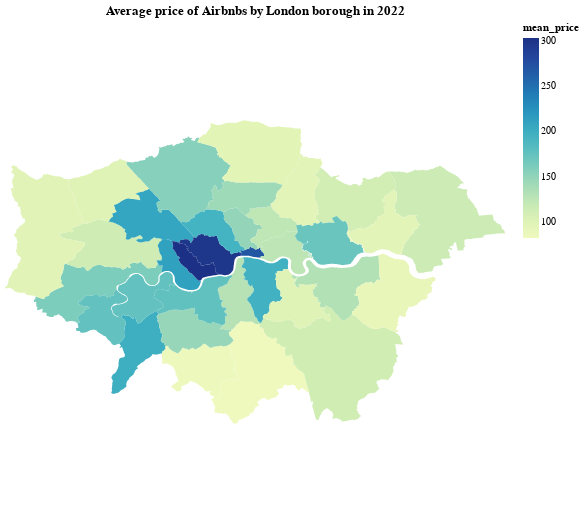

The cell this chart's notebook holds for it:
### Code cell
average_price = gen_map_chart(merge, 'mean_price', 'Average price of Airbnbs by London borough in 2022')
average_price

### Figure 1 — Vega-Lite specification as saved in the notebook (floating-point values rounded to 4 significant figures; data arrays with more than 128 entries replaced by an {"elided": "..."} marker saying what was removed)
{"config": {"view": {"continuousWidth": 400, "continuousHeight": 300}}, "data": {"name": "data-1c9864fce4b665a1ac89a1449727f598"}, "mark": "geoshape", "encoding": {"color": {"field": "mean_price", "type": "quantitative"}, "tooltip": [{"field": "neighbourhood", "type": "nominal"}, {"field": "mean_price", "type": "quantitative"}]}, "height": 500, "title": "Average price of Airbnbs by London borough in 2022", "width": 500, "$schema": "https://vega.github.io/schema/vega-lite/v4.17.0.json", "datasets": {"data-1c9864fce4b665a1ac89a1449727f598": [{"neighbourhood": "Kingston upon Thames", "mean_price": 198.7, "number": 609, "type": "Feature", "geometry": {"type": "MultiPolygon", "coordinates": {"elided": "1x1x1271x2 float values"}}}, {"neighbourhood": "Croydon", "mean_price": 82.56, "number": 1066, "type": "Feature", "geometry": {"type": "MultiPolygon", "coordinates": {"elided": "1x1x1935x2 float values"}}}, {"neighbourhood": "Bromley", "mean_price": 112.7, "number": 594, "type": "Feature", "geometry": {"type": "MultiPolygon", "coordinates": {"elided": "1x1x3593x2 float values"}}}, {"neighbourhood": "Hounslow", "mean_price": 160.2, "number": 1078, "type": "Feature", "geometry": {"type": "MultiPolygon", "coordinates": {"elided": "1x1x2187x2 float values"}}}, {"neighbourhood": "Ealing", "mean_price": 114.1, "number": 1553, "type": "Feature", "geometry": {"type": "MultiPolygon", "coordinates": {"elided": "1x1x1561x2 float values"}}}, {"neighbourhood": "Havering", "mean_price": 115.2, "number": 329, "type": "Feature", "geometry": {"type": "MultiPolygon", "coordinates": {"elided": "1x1x2742x2 float values"}}}, {"neighbourhood": "Hillingdon", "mean_price": 98.27, "number": 714, "type": "Feature", "geometry": {"type": "MultiPolygon", "coordinates": {"elided": "1x1x3497x2 float values"}}}, {"neighbourhood": "Harrow", "mean_price": 99.7, "number": 444, "type": "Feature", "geometry": {"type": "MultiPolygon", "coordinates": {"elided": "1x1x885x2 float values"}}}, {"neighbourhood": "Brent", "mean_price": 206.4, "number": 2068, "type": "Feature", "geometry": {"type": "MultiPolygon", "coordinates": {"elided": "1x1x1338x2 float values"}}}, {"neighbourhood": "Barnet", "mean_price": 155.5, "number": 1611, "type": "Feature", "geometry": {"type": "MultiPolygon", "coordinates": {"elided": "1x1x1731x2 float values"}}}, {"neighbourhood": "Enfield", "mean_price": 96.12, "number": 617, "type": "Feature", "geometry": {"type": "MultiPolygon", "coordinates": {"elided": "1x1x1378x2 float values"}}}, {"neighbourhood": "Waltham Forest", "mean_price": 95.41, "number": 1322, "type": "Feature", "geometry": {"type": "MultiPolygon", "coordinates": {"elided": "1x1x1582x2 float values"}}}, {"neighbourhood": "Redbridge", "mean_price": 110.5, "number": 669, "type": "Feature", "geometry": {"type": "MultiPolygon", "coordinates": {"elided": "1x1x1750x2 float values"}}}, {"neighbourhood": "Sutton", "mean_price": 84.67, "number": 286, "type": "Feature", "geometry": {"type": "MultiPolygon", "coordinates": {"elided": "1x1x1133x2 float values"}}}, {"neighbourhood": "Lambeth", "mean_price": 130.6, "number": 3719, "type": "Feature", "geometry": {"type": "MultiPolygon", "coordinates": {"elided": "1x1x1038x2 float values"}}}, {"neighbourhood": "Southwark", "mean_price": 195.3, "number": 3968, "type": "Feature", "geometry": {"type": "MultiPolygon", "coordinates": {"elided": "1x1x1202x2 float values"}}}, {"neighbourhood": "Lewisham", "mean_price": 99.34, "number": 2016, "type": "Feature", "geometry": {"type": "MultiPolygon", "coordinates": {"elided": "1x1x1546x2 float values"}}}, {"neighbourhood": "Greenwich", "mean_price": 132.4, "number": 1514, "type": "Feature", "geometry": {"type": "MultiPolygon", "coordinates": {"elided": "2 rows, 3014 float values in total"}}}, {"neighbourhood": "Bexley", "mean_price": 89.69, "number": 411, "type": "Feature", "geometry": {"type": "MultiPolygon", "coordinates": {"elided": "1x1x1970x2 float values"}}}, {"neighbourhood": "Richmond upon Thames", "mean_price": 174.6, "number": 1108, "type": "Feature", "geometry": {"type": "MultiPolygon", "coordinates": {"elided": "1x1x2149x2 float values"}}}, {"neighbourhood": "Merton", "mean_price": 147.3, "number": 1114, "type": "Feature", "geometry": {"type": "MultiPolygon", "coordinates": {"elided": "1x1x1168x2 float values"}}}, {"neighbourhood": "Wandsworth", "mean_price": 176.4, "number": 3473, "type": "Feature", "geometry": {"type": "MultiPolygon", "coordinates": {"elided": "1x1x1138x2 float values"}}}, {"neighbourhood": "Hammersmith and Fulham", "mean_price": 211.0, "number": 2996, "type": "Feature", "geometry": {"type": "MultiPolygon", "coordinates": {"elided": "1x1x807x2 float values"}}}, {"neighbourhood": "Kensington and Chelsea", "mean_price": 302.9, "number": 4612, "type": "Feature", "geometry": {"type": "MultiPolygon", "coordinates": {"elided": "1x1x561x2 float values"}}}, {"neighbourhood": "City of London", "mean_price": 269.1, "number": 424, "type": "Feature", "geometry": {"type": "MultiPolygon", "coordinates": {"elided": "1x1x343x2 float values"}}}, {"neighbourhood": "Westminster", "mean_price": 297.0, "number": 7763, "type": "Feature", "geometry": {"type": "MultiPolygon", "coordinates": {"elided": "1x1x700x2 float values"}}}, {"neighbourhood": "Camden", "mean_price": 193.7, "number": 4707, "type": "Feature", "geometry": {"type": "MultiPolygon", "coordinates": {"elided": "1x1x833x2 float values"}}}, {"neighbourhood": "Tower Hamlets", "mean_price": 126.9, "number": 5595, "type": "Feature", "geometry": {"type": "MultiPolygon", "coordinates": {"elided": "1x1x1206x2 float values"}}}, {"neighbourhood": "Islington", "mean_price": 148.8, "number": 3790, "type": "Feature", "geometry": {"type": "MultiPolygon", "coordinates": {"elided": "1x1x595x2 float values"}}}, {"neighbourhood": "Hackney", "mean_price": 125.5, "number": 5168, "type": "Feature", "geometry": {"type": "MultiPolygon", "coordinates": {"elided": "1x1x959x2 float values"}}}, {"neighbourhood": "Haringey", "mean_price": 143.2, "number": 1898, "type": "Feature", "geometry": {"type": "MultiPolygon", "coordinates": {"elided": "1x1x1272x2 float values"}}}, {"neighbourhood": "Newham", "mean_price": 170.1, "number": 1682, "type": "Feature", "geometry": {"type": "MultiPolygon", "coordinates": {"elided": "2 rows, 2760 float values in total"}}}, {"neighbourhood": "Barking and Dagenham", "mean_price": 96.41, "number": 433, "type": "Feature", "geometry": {"type": "MultiPolygon", "coordinates": {"elided": "2 rows, 3182 float values in total"}}}]}}
